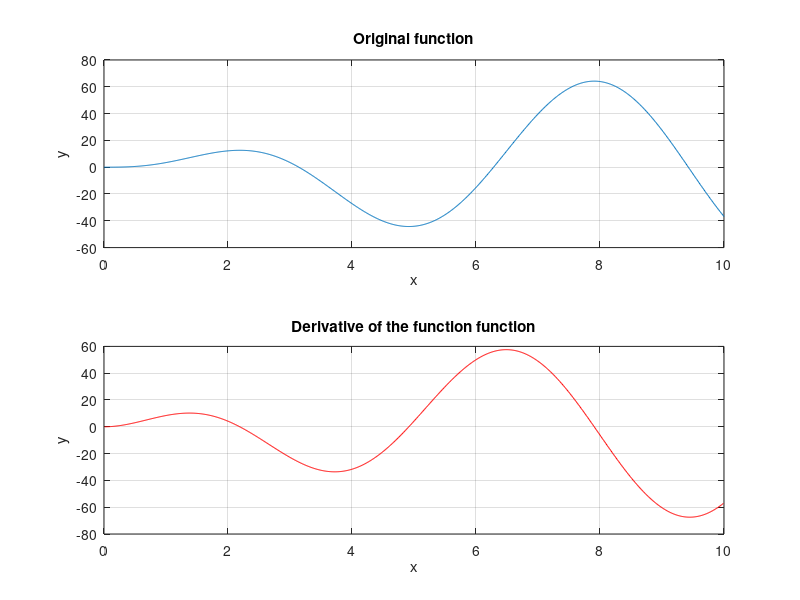

This chart was generated by the following MATLAB code:
% Derivative of a Function
%Set up an x-array from 0 to 10 with an increment of 0.01
x = 0:0.01:10;
y = 5*x.^2.*exp(-0.2*x).*sin(x);
% Find the central difference estimate of the derivative
n = length(x);
der = (y(3:n)-y(1:n-2))./(x(3:n)-x(1:n-2));
% Plot the original function
subplot(2,1,1)
plot(x,y)
grid on
xlabel("x")
ylabel("y")
title('Original function')
subplot(2,1,2)
plot(x(2:n-1),der,Color='r')
grid on
title('Derivative of the function function')
xlabel("x")
ylabel("y")
